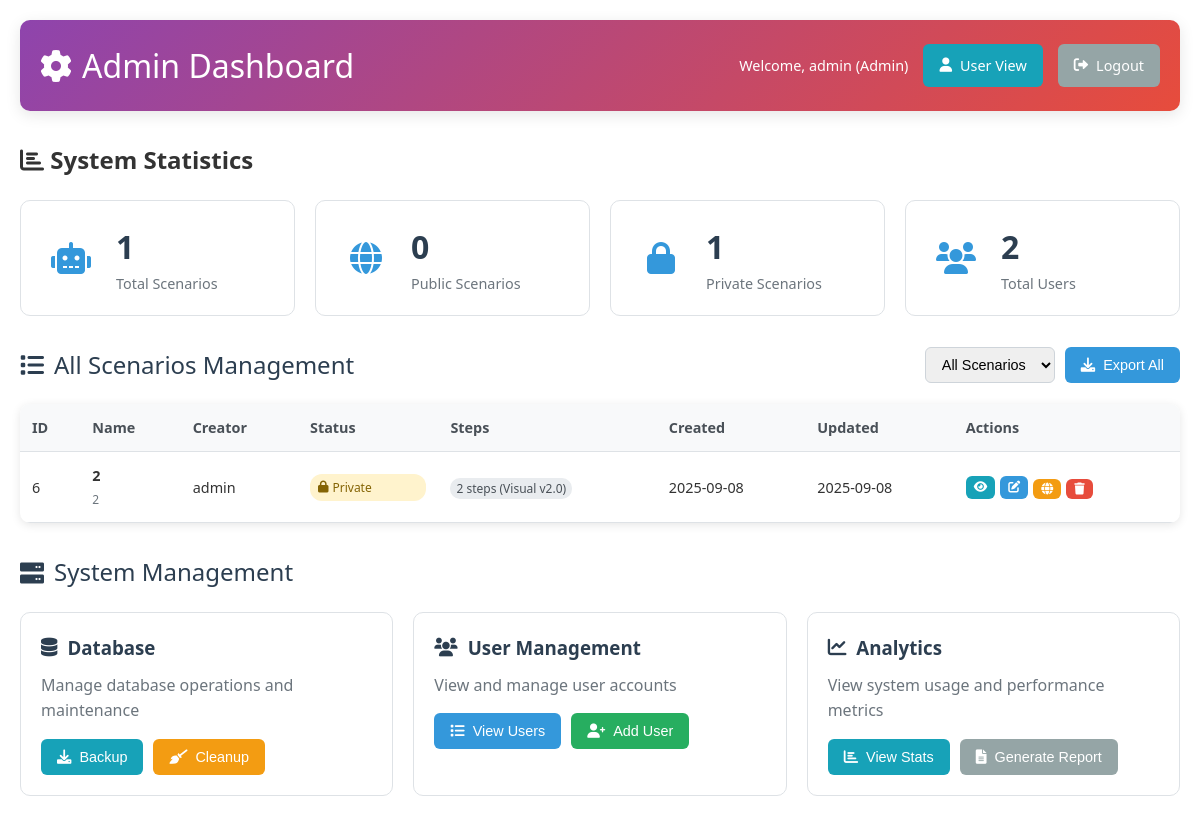
The page /admin (signed in) on the database its author committed.
### tables this page shows
CREATE TABLE automation_scenarios (
            id INTEGER PRIMARY KEY AUTOINCREMENT,
            name TEXT NOT NULL,
            description TEXT,
            steps TEXT NOT NULL,
            is_public BOOLEAN DEFAULT 0,
            created_by INTEGER,
            created_at TIMESTAMP DEFAULT CURRENT_TIMESTAMP,
            updated_at TIMESTAMP DEFAULT CURRENT_TIMESTAMP, workflow_type TEXT DEFAULT "linear", version TEXT DEFAULT "1.0",
            FOREIGN KEY (created_by) REFERENCES users (id)
        );

CREATE TABLE users (
            id INTEGER PRIMARY KEY AUTOINCREMENT,
            username TEXT UNIQUE NOT NULL,
            password_hash TEXT NOT NULL,
            role TEXT NOT NULL DEFAULT 'user',
            created_at TIMESTAMP DEFAULT CURRENT_TIMESTAMP
        );

### server.py (the view)
    def decorated_function(*args, **kwargs):
        if 'user_id' not in session:
            return redirect(url_for('login'))
        conn = get_db_connection()
        user = conn.execute('SELECT role FROM users WHERE id = ?', (session['user_id'],)).fetchone()
        conn.close()
        if not user or user['role'] != 'admin':
            flash('Access denied. Admin privileges required.', 'error')
            return redirect(url_for('automation'))  # Updated redirect to automation
        return f(*args, **kwargs)

### templates/admin.html (shortened to what this page needs)
<!DOCTYPE html>
<html lang="en">
<head>
    <link rel="stylesheet" href="{{ url_for('static', filename='style.css') }}">
    <link href="https://cdnjs.cloudflare.com/ajax/libs/font-awesome/6.0.0/css/all.min.css" rel="stylesheet">
</head>
<body>
    <div class="container">
        <header class="header admin-header">
            <div class="header-content">
                <h1><i class="fas fa-cog"></i> Admin Dashboard</h1>
                <div class="user-info">
                    <span>Welcome, {{ session.username }} (Admin)</span>
                    <a href="{{ url_for('automation') }}" class="btn btn-info">
                        <i class="fas fa-user"></i> User View
                    </a>
                    <a href="{{ url_for('logout') }}" class="btn btn-secondary">
                        <i class="fas fa-sign-out-alt"></i> Logout
                    </a>
                </div>
            </div>
        </header>
        <section class="stats-section">
            <h2><i class="fas fa-chart-bar"></i> System Statistics</h2>
            <div class="stats-grid">
                <div class="stat-card">
                    <div class="stat-icon">
                        <i class="fas fa-robot"></i>
                    </div>
                    <div class="stat-content">
                        <h3>{{ stats.total_scenarios }}</h3>
                        <p>Total Scenarios</p>
                    </div>
                </div>
                <div class="stat-card">
                    <div class="stat-icon">
                        <i class="fas fa-globe"></i>
                    </div>
                    <div class="stat-content">
                        <h3>{{ stats.public_scenarios }}</h3>
                        <p>Public Scenarios</p>
                    </div>
                </div>
                <div class="stat-card">
                    <div class="stat-icon">
                        <i class="fas fa-lock"></i>
                    </div>
                    <div class="stat-content">
                        <h3>{{ stats.total_scenarios - stats.public_scenarios }}</h3>
                        <p>Private Scenarios</p>
                    </div>
                </div>
                <div class="stat-card">
                    <div class="stat-icon">
                        <i class="fas fa-users"></i>
                    </div>
                    <div class="stat-content">
                        <h3>{{ stats.total_users }}</h3>
                        <p>Total Users</p>
                    </div>
                </div>
            </div>
        </section>
        <main class="main-content">
            <section class="scenarios-section">
                <div class="section-header">
                    <h2><i class="fas fa-list"></i> All Scenarios Management</h2>
                    <div class="admin-controls">
                        <select id="adminFilter" onchange="filterAdminScenarios()">
                            <option value="all">All Scenarios</option>
                        </select>
                        <button class="btn btn-primary" onclick="exportScenarios()">
                            <i class="fas fa-download"></i> Export All
                        </button>
                    </div>
                </div>
                <div class="admin-table-container">
                    <table class="admin-table" id="scenariosTable">
                        <thead>
                            <tr>
                                <th>ID</th>
                                <th>Name</th>
                                <th>Creator</th>
                                <th>Status</th>
                                <th>Steps</th>
                                <th>Created</th>
                                <th>Updated</th>
                                <th>Actions</th>
                            </tr>
                        </thead>
                        <tbody>
                            {% for scenario in scenarios %}
                            <tr data-public="{{ scenario.is_public }}" data-id="{{ scenario.id }}">
                                <td>{{ scenario.id }}</td>
                                <td>
                                    <strong>{{ scenario.name }}</strong>
                                    {% if scenario.description %}
                                        <br><small class="text-muted">{{ scenario.description[:50] }}{% if scenario.description|length > 50 %}...{% endif %}</small>
                                    {% endif %}
                                </td>
                                <td>{{ scenario.creator_name or 'Unknown' }}</td>
                                <td>
                                    {% if scenario.is_public %}
                                        <span class="status-badge public">
                                            <i class="fas fa-globe"></i> Public
                                        </span>
                                    {% else %}
                                        <span class="status-badge private">
                                            <i class="fas fa-lock"></i> Private
                                        </span>
                                    {% endif %}
                                </td>
                                <td>
                                    <span class="steps-count" id="adminStepCount{{ scenario.id }}">
                                    </span>
                                </td>
                                <td>{{ scenario.created_at[:10] }}</td>
                                <td>{{ scenario.updated_at[:10] }}</td>
                                <td>
                                    <div class="action-buttons">
                                        <button class="btn btn-info btn-xs" onclick="adminViewScenario({{ scenario.id }})">
                                            <i class="fas fa-eye"></i>
                                        </button>
                                        <button class="btn btn-primary btn-xs" onclick="adminEditScenario({{ scenario.id }})">
                                            <i class="fas fa-edit"></i>
                                        </button>
                                        <form method="POST" action="{{ url_for('web_update_scenario', scenario_id=scenario.id) }}" style="display: inline;">
                                            <button type="submit" class="btn btn-warning btn-xs" title="Toggle Visibility">
                                                {% if scenario.is_public %}
                                                    <i class="fas fa-eye-slash"></i>
                                                {% else %}
                                                    <i class="fas fa-globe"></i>
                                                {% endif %}
                                            </button>
                                        </form>
                                        <form method="POST" action="{{ url_for('web_update_scenario', scenario_id=scenario.id) }}"
                                              style="display: inline;" onsubmit="return confirm('Are you sure you want to delete this scenario?')">
                                            <button type="submit" class="btn btn-danger btn-xs">
                                                <i class="fas fa-trash"></i>
                                            </button>
                                        </form>
                                    </div>
                                </td>
                            </tr>
                            {% endfor %}
                        </tbody>
                    </table>
                </div>
            </section>
            <section class="system-section">
                <div class="section-header">
                    <h2><i class="fas fa-server"></i> System Management</h2>
                </div>
                <div class="system-grid">
                    <div class="system-card">
                        <h3><i class="fas fa-database"></i> Database</h3>
                        <p>Manage database operations and maintenance</p>
                        <div class="system-actions">
                            <button class="btn btn-info" onclick="backupDatabase()">
                                <i class="fas fa-download"></i> Backup
                            </button>
                            <button class="btn btn-warning" onclick="cleanupDatabase()">
                                <i class="fas fa-broom"></i> Cleanup
                            </button>
                        </div>
                    </div>
                    <div class="system-card">
                        <h3><i class="fas fa-users"></i> User Management</h3>
                        <p>View and manage user accounts</p>
                        <div class="system-actions">
                            <button class="btn btn-primary" onclick="viewUsers()">
                                <i class="fas fa-list"></i> View Users
                            </button>
                            <button class="btn btn-success" onclick="createUser()">
                                <i class="fas fa-user-plus"></i> Add User
                            </button>
                        </div>
                    </div>
                    <div class="system-card">
                        <h3><i class="fas fa-chart-line"></i> Analytics</h3>
                        <p>View system usage and performance metrics</p>
                        <div class="system-actions">
                            <button class="btn btn-info" onclick="viewAnalytics()">
                                <i class="fas fa-chart-bar"></i> View Stats
                            </button>
                            <button class="btn btn-secondary" onclick="generateReport()">
                                <i class="fas fa-file-alt"></i> Generate Report
                            </button>
                        </div>
                    </div>
                </div>
            </section>
        </main>
    </div>
</body>
</html>

### rows shown on the page
automation_scenarios: id "6", name "2", description "2", username "admin", is_public False (drawn), created_at "2025-09-08", updated_at "2025-09-08"

### other values the page prints
{{ session.username }} "admin"
{{ stats.total_scenarios }} "1"
{{ stats.public_scenarios }} "0"
{{ stats.total_scenarios - stats.public_scenarios }} "1"
{{ stats.total_users }} "2"
